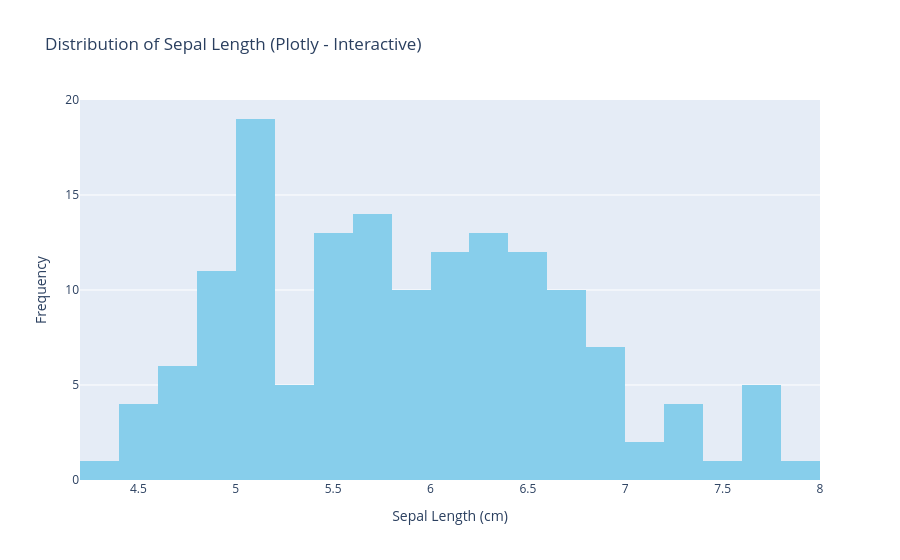

Write notebook code for a chart like this one.
### Markdown cell above
### 7.3 — Interactive Histogram with Plotly

### Code cell
# Interactive histogram using Plotly
fig = pxx.histogram(iris, x='sepal_length', nbins=20,
                   title='Distribution of Sepal Length (Plotly - Interactive)',
                   labels={'sepal_length': 'Sepal Length (cm)'},
                   color_discrete_sequence=['skyblue'])

fig.update_layout(xaxis_title='Sepal Length (cm)',
                  yaxis_title='Frequency',
                  showlegend=False)

fig.show()

### Figure 1 — Plotly figure (JSON) as saved in the notebook; plotly's stock layout.template omitted (floating-point values rounded to 4 significant figures; data arrays with more than 128 entries replaced by an {"elided": "..."} marker saying what was removed)
{"data": [{"bingroup": "x", "hovertemplate": "Sepal Length (cm)=%{x}<br>count=%{y}<extra></extra>", "legendgroup": "", "marker": {"color": "skyblue", "pattern": {"shape": ""}}, "name": "", "nbinsx": 20, "orientation": "v", "showlegend": false, "type": "histogram", "x": {"elided": "150 float values"}, "xaxis": "x", "yaxis": "y"}], "layout": {"barmode": "relative", "legend": {"tracegroupgap": 0}, "showlegend": false, "title": {"text": "Distribution of Sepal Length (Plotly - Interactive)"}, "xaxis": {"anchor": "y", "domain": [0, 1], "title": {"text": "Sepal Length (cm)"}}, "yaxis": {"anchor": "x", "domain": [0, 1], "title": {"text": "Frequency"}}}}
